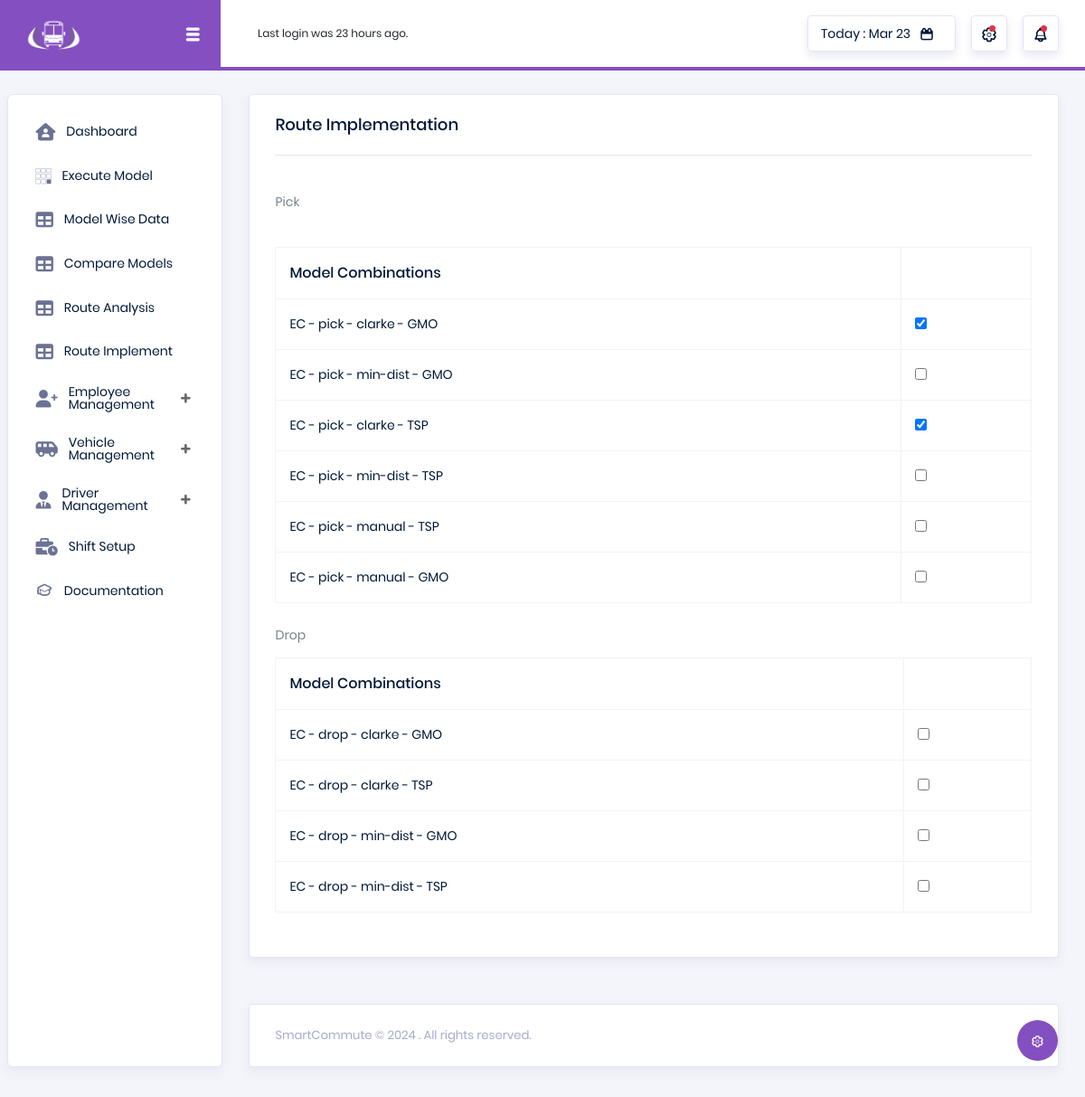
The app's page /users/implement_algorithm/, older data.
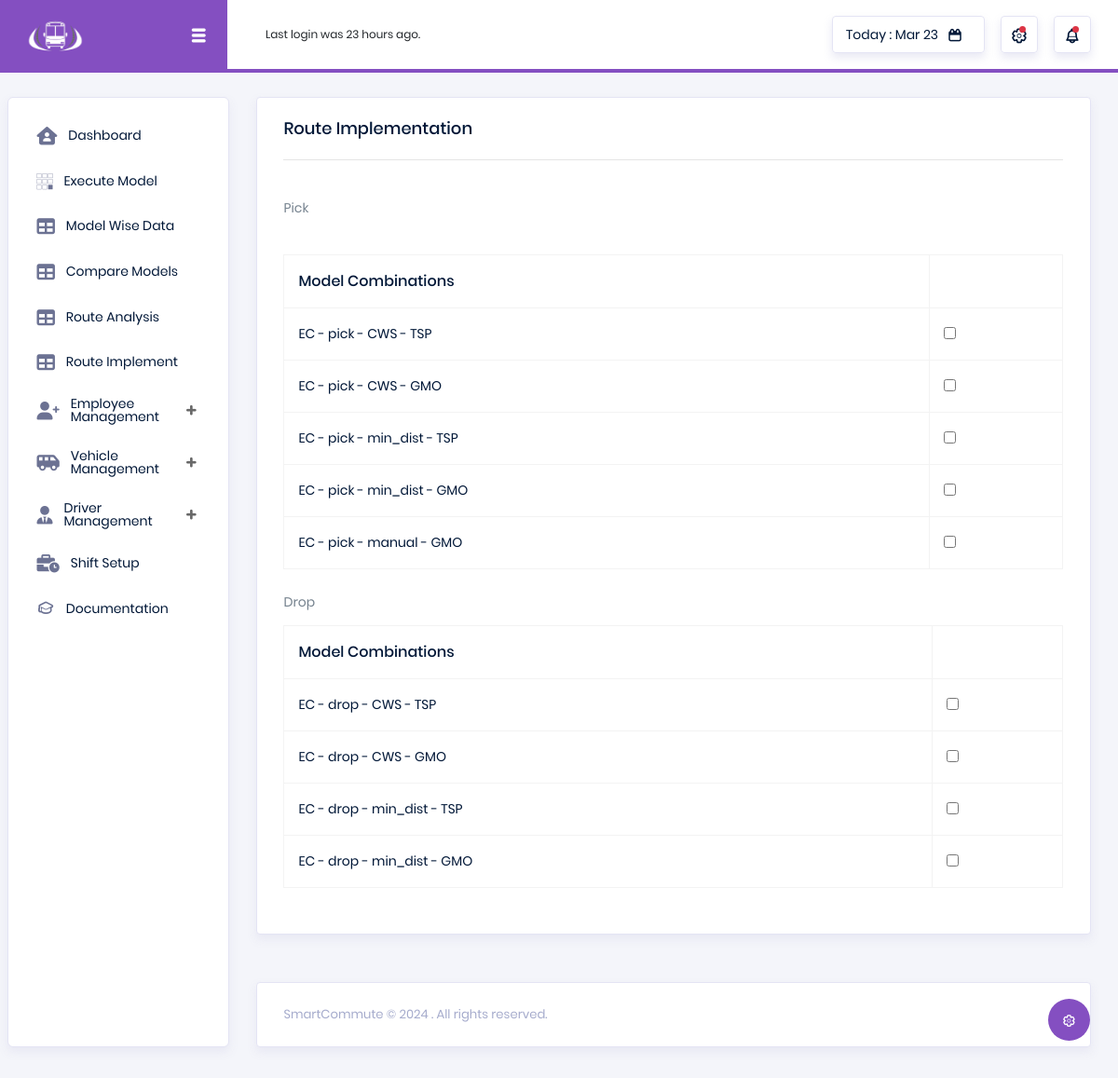
The same page, newer data.
### users/models.py (models this page shows, shortened)
class ModelCombination(models.Model):
    ROUTE_TYPE_CHOICES = [
        ('pick', 'pick-up'),
        ('drop', 'drop_off'),
    ]
    no_of_vehicles = models.IntegerField()
    shift = models.ForeignKey(Shift, on_delete=models.CASCADE)
    type_id = models.CharField(max_length=20)
    first_level_algo = models.CharField(max_length=255, choices=ROUTE_TYPE_CHOICES)
    second_level_algo = models.CharField(max_length=255, blank=True, null=True)
    analysis = models.TextField(blank=True, null=True)
    is_implemented = models.BooleanField(blank=True, null=True)
    def __str__(self):
        return f"{self.shift.shift_id} - {self.type_id} - {self.first_level_algo} - {self.second_level_algo}"

class Shift(models.Model):
    shift_id = models.CharField(max_length=10, unique=True)
    name = models.CharField(max_length=100, unique=True)
    slab = models.CharField(max_length=100, unique=True)

### users/views.py (the view, shortened to what this page needs)
# urls.py: path('implement_algorithm/', implement_algorithm, name='implement_algorithm'),
def implement_algorithm(request):
    vehicles = Vehicle.objects.all()
    model_combs = None
    model_combs_drop = None
    selected_vehicle_obj = None
    model_combs = ModelCombination.objects.filter(type_id='pick')
    model_combs_drop = ModelCombination.objects.filter(type_id='drop')
    return render(request, 'users/implement_algorithm.html',
                  {'model_combs': model_combs,
                   'model_combs_drop': model_combs_drop}
                  )

### users/templates/users/implement_algorithm.html (shortened to what this page needs)
{% extends "users/dashboard.html" %}
{% load static %}
{% block content %}
<div class="content-wrapper">
    <div class="row">
        <div class="col-12 grid-margin">
            <div class="card">
                <div class="card-body">
                    <h4 class="card-title"> Route Implementation </h4>
                <form method="post" id="route_form" action="{% url 'implement_algorithm'%}">
                                            <hr>
 <br>
                      <div class="table-responsive">
                          <p class="card-description" >Pick</p>
                          <br>
        <table class="table table-bordered" id="table_pick">
            <thead>
                <tr>
                    <th>Model Combinations</th>
                    <th></th>
                </tr>
            </thead>
            <tbody>
                    {%for model_comb in model_combs %}
                    <tr>
                        <td>{{model_comb}}</td>
                        <td>
                         <input type="checkbox"
           {% if model_comb.is_implemented %}checked{% endif %}
           onchange="implementRoute('{{ model_comb.id }}', 'pick')"
           name="implement">
                    </td>
                    </tr>
            {%endfor%}
            </tbody>
        </table>
                          <br>
                          <p class="card-description" >Drop</p>
        <table class="table table-bordered" id="table_drop">
            <thead>
                <tr>
                    <th>Model Combinations</th>
                    <th></th>
                </tr>
            </thead>
            <tbody>
                    {%for model_comb in model_combs_drop %}
                    <tr>
                        <td>{{model_comb}}</td>
                        <td><input type="checkbox"
                                        onchange="implementRoute({{model_comb.id}}, 'drop')"
                                        name="implement"></td>
                    </tr>
            {%endfor%}
            </tbody>
        </table>
                      </div>
                    <br>
    </form>
                </div>
            </div>
        </div>
    </div>
</div>
{% endblock %}

### users/templates/users/dashboard.html (shortened to what this page needs)
<!DOCTYPE html>
<html lang="en">
{% load static %}
<head>
  <link rel="stylesheet" href="{% static 'admin-temp/vendors/typicons/typicons.css' %}">
    <link rel="stylesheet" href="https://cdnjs.cloudflare.com/ajax/libs/font-awesome/6.0.0-beta3/css/all.min.css">
  <link rel="stylesheet" href="{% static 'admin-temp/vendors/css/vendor.bundle.base.css' %}">
  <link rel="stylesheet" href="{% static 'admin-temp/css/vertical-layout-light/style.css' %}">
</head>
<body>
  <div class="container-scroller">
    <nav class="navbar col-lg-12 col-12 p-0 fixed-top d-flex flex-row">
      <div class="navbar-brand-wrapper d-flex justify-content-center">
        <div class="navbar-brand-inner-wrapper d-flex justify-content-between align-items-center w-100">
          <a class="navbar-brand brand-logo" style="width:60px; filter: invert(1);" href="index.html"><img src="{% static 'admin-temp/images/logo-bw.png' %}" alt="logo"/></a>
          <button class="navbar-toggler navbar-toggler align-self-center" type="button" data-toggle="minimize">
            <span class="typcn typcn-th-menu"></span>
          </button>
        </div>
      </div>
      <div class="navbar-menu-wrapper d-flex align-items-center justify-content-end">
        <ul class="navbar-nav mr-lg-2">
          <li class="nav-item nav-profile dropdown">
            <a class="nav-link" href="#" data-toggle="dropdown" id="profileDropdown">
            </a>
          </li>
          <li class="nav-item nav-user-status dropdown">
              <p class="mb-0">Last login was 23 hours ago.</p>
          </li>
        </ul>
        <ul class="navbar-nav navbar-nav-right">
          <li class="nav-item nav-date dropdown">
            <a class="nav-link d-flex justify-content-center align-items-center" href="javascript:;">
              <h6 class="date mb-0">Today : Mar 23</h6>
              <i class="typcn typcn-calendar"></i>
            </a>
          </li>
          <li class="nav-item dropdown">
            <a class="nav-link count-indicator dropdown-toggle d-flex justify-content-center align-items-center" id="messageDropdown" href="#" data-toggle="dropdown">
              <i class="typcn typcn-cog-outline mx-0"></i>
              <span class="count"></span>
            </a>
          </li>
          <li class="nav-item dropdown mr-0">
            <a class="nav-link count-indicator dropdown-toggle d-flex align-items-center justify-content-center" id="notificationDropdown" href="#" data-toggle="dropdown">
              <i class="typcn typcn-bell mx-0"></i>
              <span class="count"></span>
            </a>
          </li>
        </ul>
      </div>
    </nav>
    <div class="container-fluid page-body-wrapper">
      <div class="theme-setting-wrapper">
        <div id="settings-trigger"><i class="typcn typcn-cog-outline"></i></div>
      </div>
      <nav class="sidebar sidebar-offcanvas" style="width: 240px;" id="sidebar">
        <ul class="nav">
          <li class="nav-item">
            <a class="nav-link" href="{% url 'dashboard'%}">
              <i class="fa-solid fa-house-user menu-icon"></i>
              <span class="menu-title">Dashboard</span>
            </a>
          </li>
          <li class="nav-item">
            <a class="nav-link" href="{% url 'execute_model'%}">
              <i class="fa-brands fa-buromobelexperte menu-icon"></i>
              <span class="menu-title">Execute Model</span>
            </a>
          </li>
          <li class="nav-item">
            <a class="nav-link" href="{% url 'model_wise_employee_route'%}">
              <i class="fa-solid fa-table menu-icon"></i>
              <span class="menu-title">Model Wise Data</span>
            </a>
          </li>
          <li class="nav-item">
            <a class="nav-link" href="{% url 'compare_models'%}">
              <i class="fa-solid fa-table menu-icon"></i>
              <span class="menu-title">Compare Models</span>
            </a>
          </li>
          <li class="nav-item">
            <a class="nav-link" href="{% url 'model_data_vehicle_wise'%}">
              <i class="fa-solid fa-table menu-icon"></i>
              <span class="menu-title">Route Analysis</span>
            </a>
          </li>
          <li class="nav-item">
            <a class="nav-link" href="{% url 'implement_algorithm'%}">
              <i class="fa-solid fa-table menu-icon"></i>
              <span class="menu-title">Route Implement</span>
            </a>
          </li>
            <li class="nav-item">
            <a class="nav-link" data-toggle="collapse" href="#ui-basic" aria-expanded="false" aria-controls="ui-basic">
              <i class="fa-solid fa-user-plus menu-icon"></i>
              <span class="menu-title text-wrap">Employee
                Management</span>
              <i class="menu-arrow"></i>
            </a>
          </li>
          <li class="nav-item">
            <a class="nav-link" data-toggle="collapse" href="#vehicle_management" aria-expanded="false" aria-controls="vehicle_management">
              <i class="fa-solid fa-van-shuttle menu-icon"></i>
              <span class="menu-title text-wrap">Vehicle
                Management</span>
              <i class="menu-arrow"></i>
            </a>
          </li>
          <li class="nav-item">
            <a class="nav-link" data-toggle="collapse" href="#driver_management" aria-expanded="false" aria-controls="driver_management">
             <i class="fa-solid fa-user-tie menu-icon">  </i>
              <span class="menu-title text-wrap">Driver
                Management</span>
              <i class="menu-arrow"></i>
            </a>
          </li>
          <li class="nav-item">
            <a class="nav-link" href="{% url 'shift_setup'%}">
              <i class="fa-solid fa-business-time menu-icon"></i>
              <span class="menu-title text-wrap">Shift Setup</span>
            </a>
          </li>
          <li class="nav-item">
            <a class="nav-link" href="https://bootstrapdash.com/demo/polluxui-free/docs/documentation.html">
              <i class="typcn typcn-mortar-board menu-icon"></i>
              <span class="menu-title">Documentation</span>
            </a>
          </li>
        </ul>
      </nav>
      <div class="main-panel">
         {% block content %}{% endblock %}
        <footer class="footer">
            <div class="card">
                <div class="card-body">
                    <div class="d-sm-flex justify-content-center justify-content-sm-between">
                        <span class="text-muted text-center text-sm-left d-block d-sm-inline-block">SmartCommute © 2024 <a href="{% url 'index'%}" class="text-muted" target="_blank"></a>. All rights reserved.</span>
                    </div>
                </div>
            </div>
        </footer>
      </div>
    </div>
  </div>
</body>
</html>

Row changes from the older to the newer data that the page shows:
removed ModelCombination: shift+type+first_level_algo "EC - pick - clarke - GMO", is_implemented "☑", shown under "Route Implementation"
removed ModelCombination: shift+type+first_level_algo "EC - pick - min-dist - GMO", shown under "Route Implementation"
removed ModelCombination: shift+type+first_level_algo "EC - pick - clarke - TSP", is_implemented "☑", shown under "Route Implementation"
removed ModelCombination: shift+type+first_level_algo "EC - pick - min-dist - TSP", shown under "Route Implementation"
removed ModelCombination: shift+type+first_level_algo "EC - pick - manual - TSP", shown under "Route Implementation"
removed ModelCombination: shift+type+first_level_algo "EC - drop - clarke - GMO"
removed ModelCombination: shift+type+first_level_algo "EC - drop - clarke - TSP"
removed ModelCombination: shift+type+first_level_algo "EC - drop - min-dist - GMO"
removed ModelCombination: shift+type+first_level_algo "EC - drop - min-dist - TSP"
added ModelCombination: shift+type+first_level_algo "EC - pick - CWS - TSP", shown under "Route Implementation"
added ModelCombination: shift+type+first_level_algo "EC - pick - CWS - GMO", shown under "Route Implementation"
added ModelCombination: shift+type+first_level_algo "EC - pick - min_dist - TSP", shown under "Route Implementation"
added ModelCombination: shift+type+first_level_algo "EC - pick - min_dist - GMO", shown under "Route Implementation"
added ModelCombination: shift+type+first_level_algo "EC - drop - CWS - TSP"
added ModelCombination: shift+type+first_level_algo "EC - drop - CWS - GMO"
added ModelCombination: shift+type+first_level_algo "EC - drop - min_dist - TSP"
added ModelCombination: shift+type+first_level_algo "EC - drop - min_dist - GMO"
